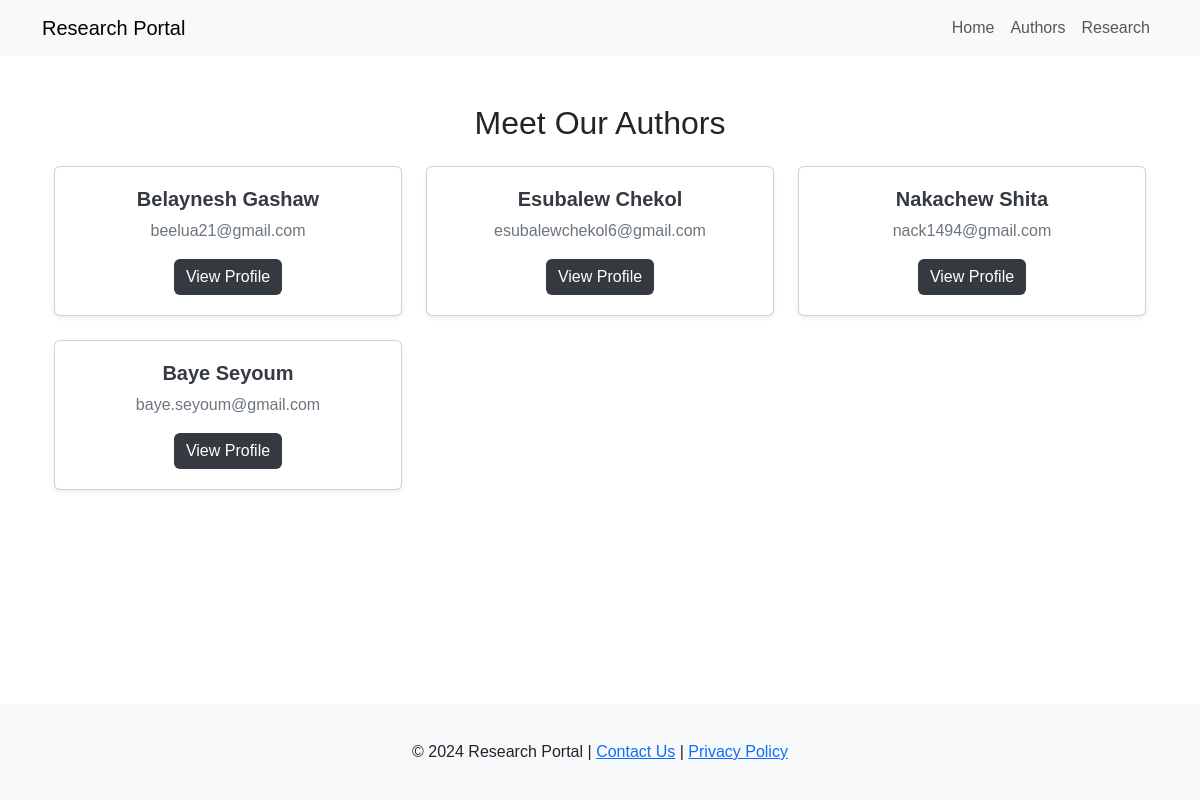
Screenshot of /authors/ with the database file from the repository.
### portal/models.py (models this page shows, shortened)
class Author(models.Model):
    first_name = models.CharField(max_length=50)
    last_name = models.CharField(max_length=50)
    email = models.EmailField(unique=True)

### portal/views.py (the view)
# urls.py: path('authors/', views.authors, name='authors'),
def authors(request):
    all_authors = Author.objects.all()
    context = {
        'all_authors': all_authors,
    }
    return render(request, 'authors.html', context)

### templates/authors.html (shortened to what this page needs)
{% extends 'base.html' %}
{% block content %}
<section class="my-5">
    <div class="container">
        <h2 class="mb-4 text-center">Meet Our Authors</h2>
        <div class="row">
            {% for author in all_authors %}
            <div class="col-md-4">
                <div class="card mb-4 shadow-sm">
                    <div class="card-body text-center">
                        <h5 class="card-title">{{ author.first_name }} {{ author.last_name }}</h5>
                        <p class="card-text">{{ author.email }}</p>
                        <a href="{% url 'author_detail' author.id %}" class="btn btn-secondary">View Profile</a>
                    </div>
                </div>
            </div>
            {% empty %}
            <p>No authors available at the moment.</p>
            {% endfor %}
        </div>
    </div>
</section>
{% endblock %}

### portal/static/css/styles.css (style rules this page uses)
body { font-family: 'Arial', sans-serif; }
.card-title { font-weight: bold; }
html, body { height: 100%; }
.card-body { padding: 20px; }
.card-title { font-size: 1.25rem; font-weight: bold; color: #343a40; }
.card-text { font-size: 1rem; color: #6c757d; }
.btn-secondary { background-color: #343a40; border: none; }

### rows the page displays
Author: first_name "Belaynesh", last_name "Gashaw", email "beelua21@gmail.com"
Author: first_name "Esubalew", last_name "Chekol", email "esubalewchekol6@gmail.com"
Author: first_name "Nakachew", last_name "Shita", email "nack1494@gmail.com"
Author: first_name "Baye", last_name "Seyoum", email "baye.seyoum@gmail.com"
